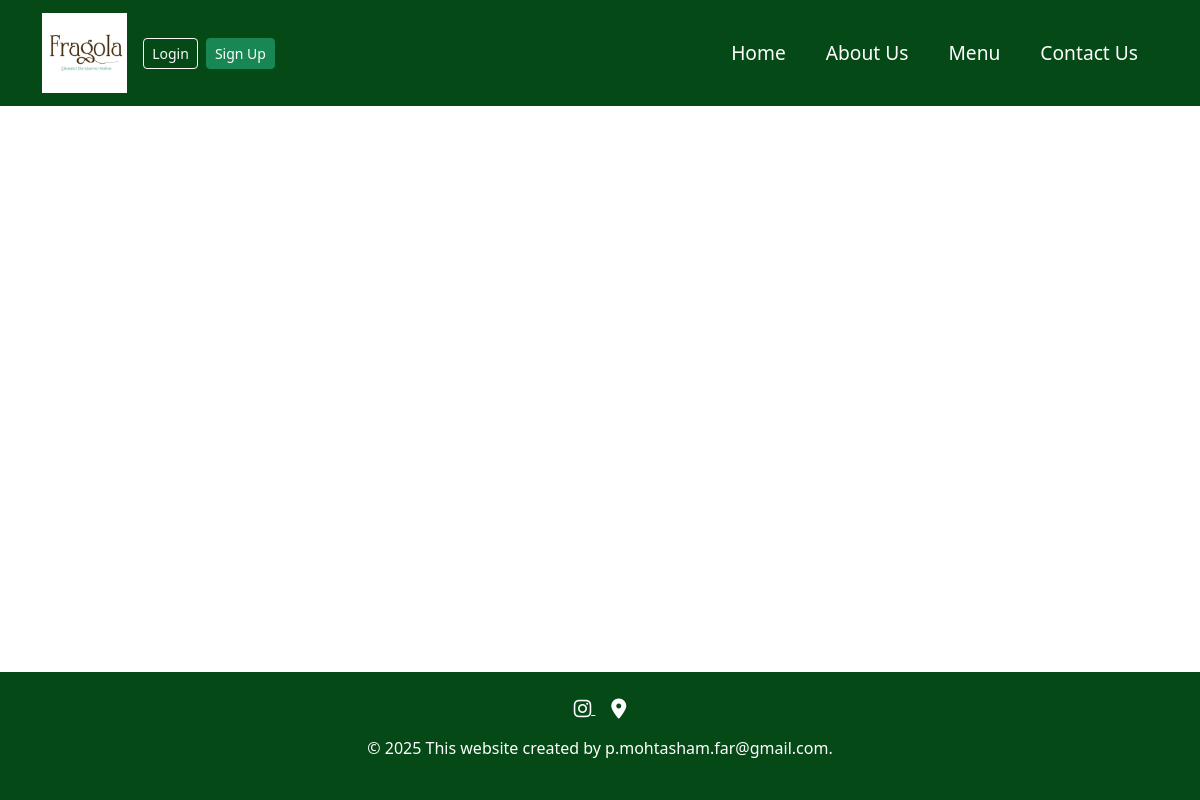
The app's page /menu/3/foods/, older data.
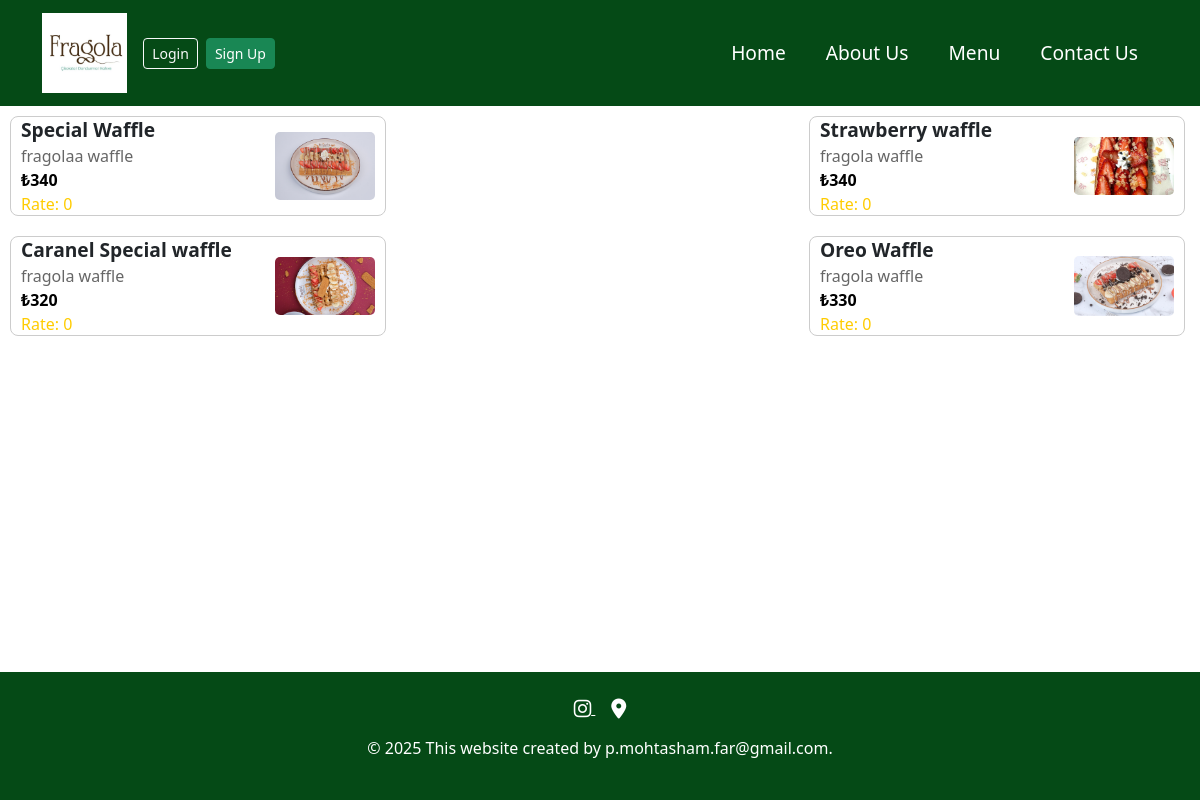
The same page, newer data.
### menu/models.py (models this page shows, shortened)
class Food(models.Model):
    name = models.CharField(_("نام غذا"), max_length=50)
    description = models.CharField(_("توضیحات"), max_length=200)
    img = models.ImageField(_("تصویر"), upload_to="foods/")
    price = models.IntegerField(_("قیمت"))
    rate = models.IntegerField(_("امتیاز"), default=0)
    is_active = models.BooleanField(_("فعال"), default=True)
    default_category = models.ForeignKey(Category, on_delete=models.CASCADE, related_name="foods", default=1)
    class Meta:
        verbose_name = _("غذا")
        verbose_name_plural = _("غذا ها")

### menu/views.py (the view)
# urls.py: path('<int:pk>/foods/', views.food_list, name='foods'),
def food_list(request, pk):
    foods = Food.objects.filter(default_category=pk)
    return render(request, 'menu/food_list.html', {'foods': foods ,'pk': pk})

### templates/menu/food_list.html (shortened to what this page needs)
{% extends 'base.html' %}
{% load static %}
{% block content %}
    <div class="food-list">
        {% for food in foods %}
            <div class="food-card">
                <div class="food-details">
                    <div class="food-name">{{ food.name }}</div>
                    <div class="food-description">{{ food.description }}</div>
                    <div class="food-price">₺{{ food.price }}</div>
                    <div class="food-rating">Rate: {{ food.rate }}</div>
                </div>
                <img src="{{ food.img.url }}" alt="{{ food.name }}">
            </div>
        {% endfor %}
    </div>
{% endblock content %}

Row changes from the older to the newer data that the page shows:
added Food: name "Special Waffle", description "fragolaa waffle", price "340", rate "0", img (picture)
added Food: name "Strawberry waffle", description "fragola waffle", price "340", rate "0", img (picture)
added Food: name "Caranel Special waffle", description "fragola waffle", price "320", rate "0", img (picture)
added Food: name "Oreo Waffle", description "fragola waffle", price "330", rate "0", img (picture)
